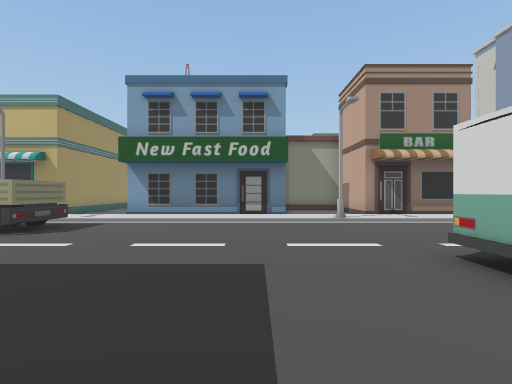
View 1 (above)

23 first-person views from a walk through a scene from a Unity 3-D project. The camera is 1.5 m above the floor, looks level and sees 85° across. The floor is counted in squares, 2 m on a side. Each view is taken from the middle of a square. On the plan, view 1 faces up. The plan holds only what a view shows up to about 10 squares ahead; the rest is blank. The place goes on beyond the plan. Some animated figures are not drawn.

View 2
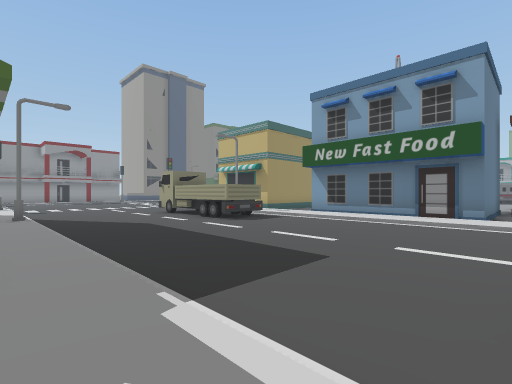

View 3
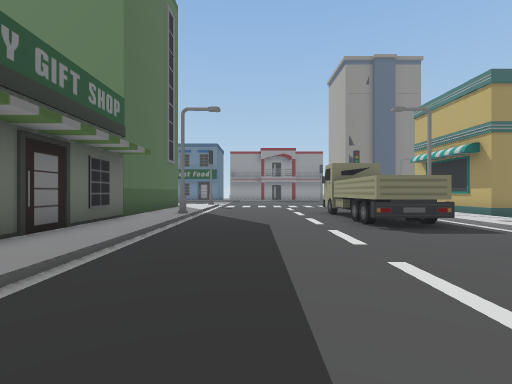

View 4
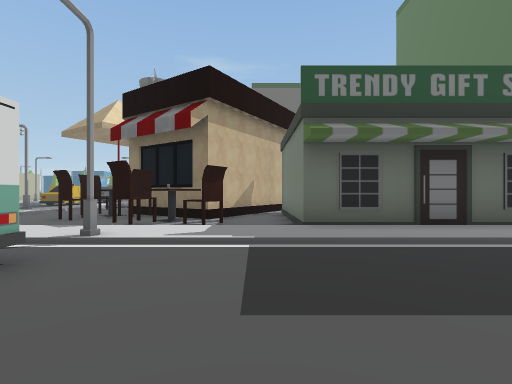

View 5
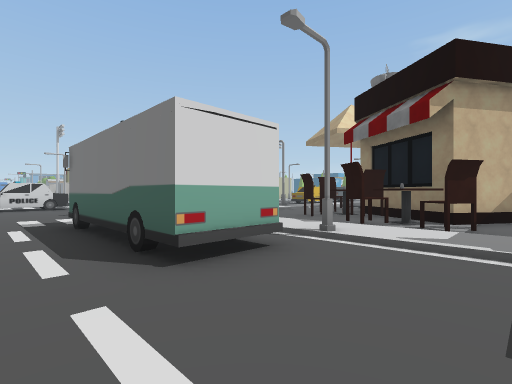

View 6
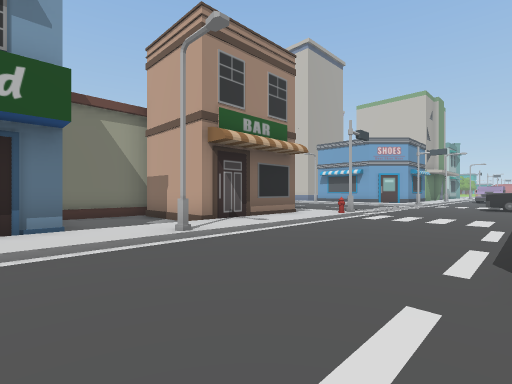

View 7
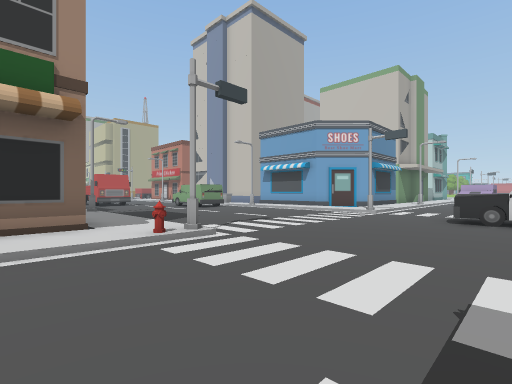

View 8
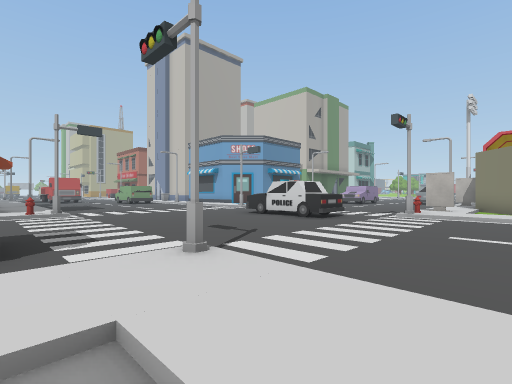

View 9
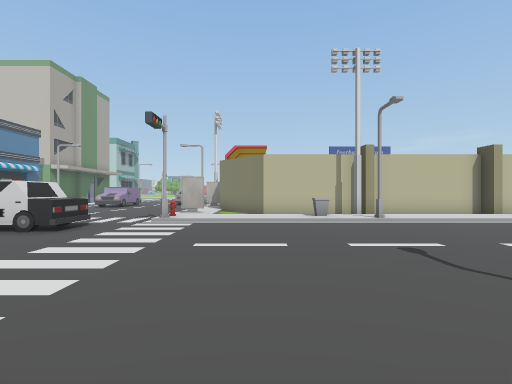

View 10
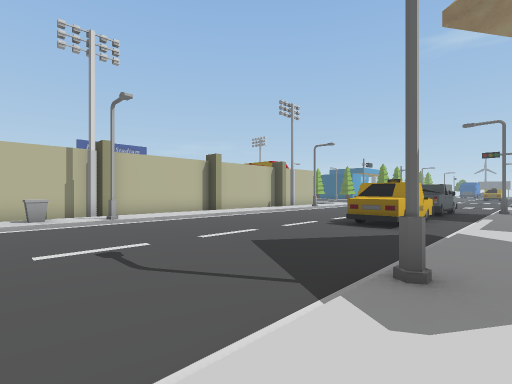

View 11
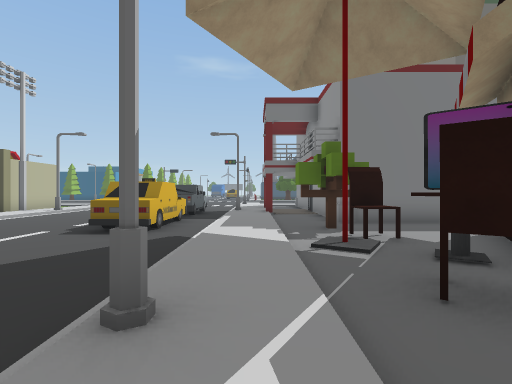

View 12
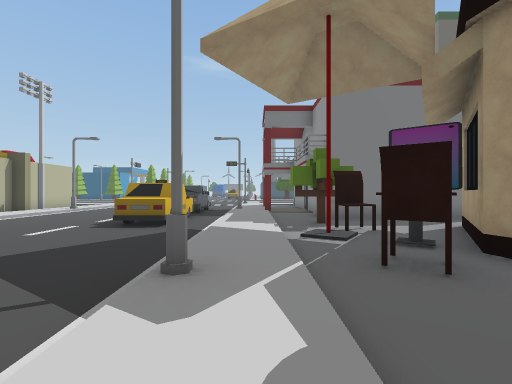

View 13
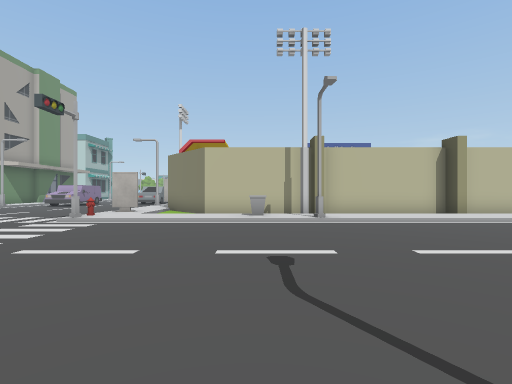

View 14
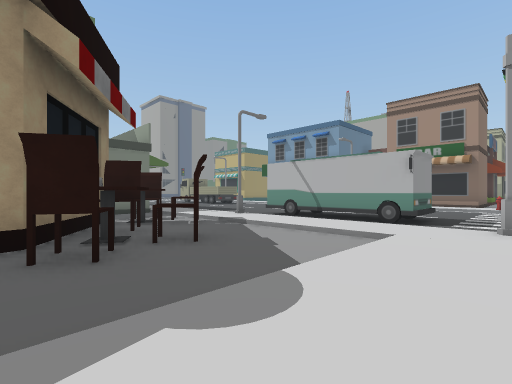

View 15
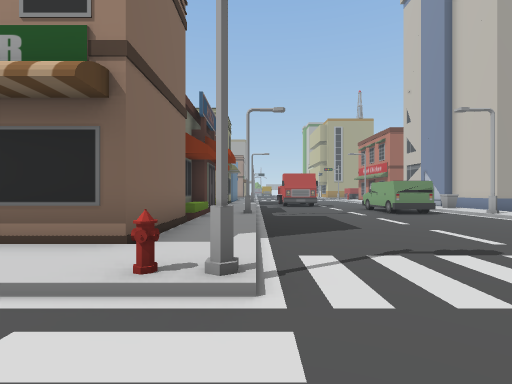

View 16
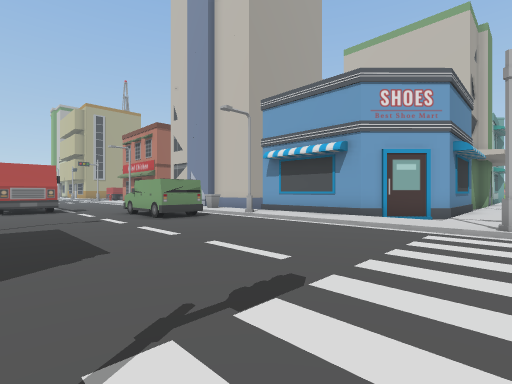

View 17
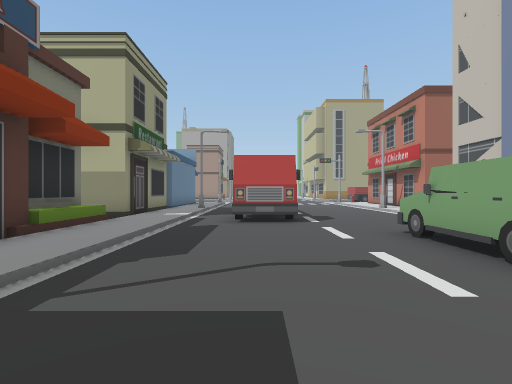

View 18
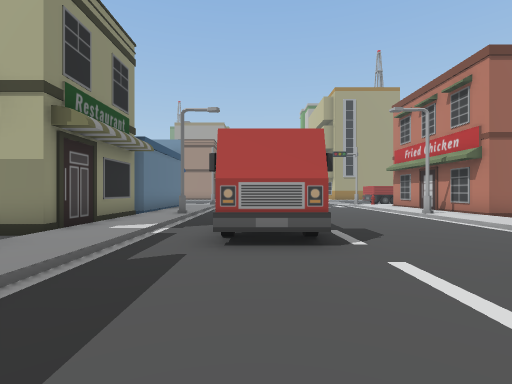

View 19
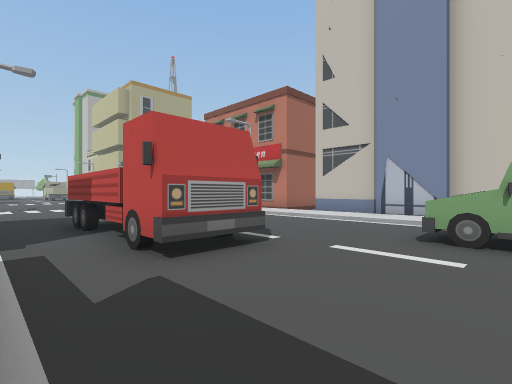

View 20
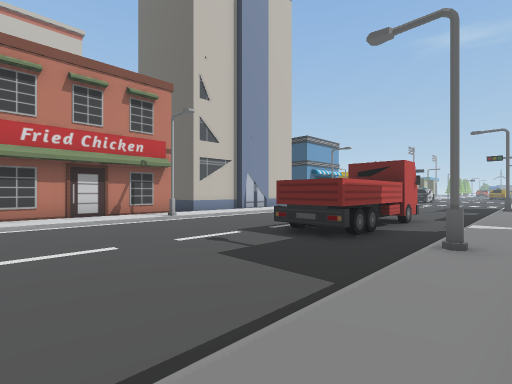

View 21
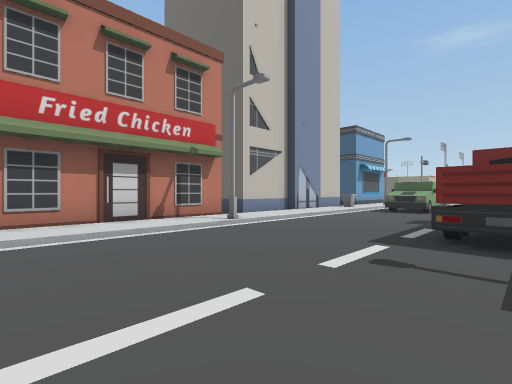

View 22
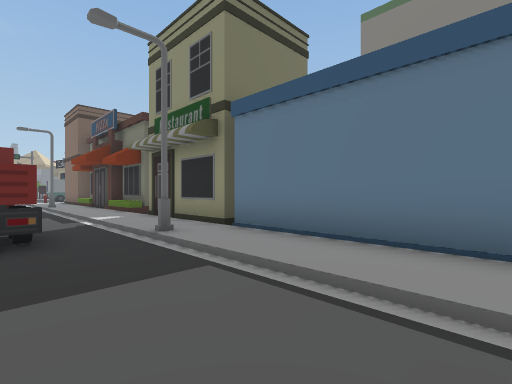

View 23
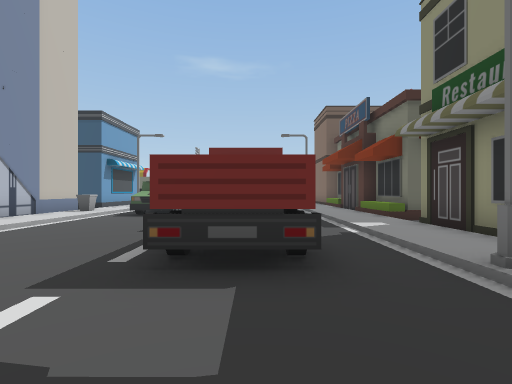

### Floor plan
Key: @ floor where view 1 was taken; # wall or solid block; . main floor; : floor 0.25 m higher than the main floor; / step, stairs or slope; B building; S streetlight; T truck; H hydrant; C car; I billboard; R tree; O other object.
Columns run from 9 left of view 1 to 19 right of it. Each row starts with its distance up from view 1.
 29                 #:/....../:#
 28         B       #:/....../:#
 27         B       #:/....../:#
 26                 #:/....../:#
 25                 #:S......S:#
 24               BBB:/.TT.../:#
 23                 B:/.TT.../:BB
 22                 B:/.T .../:B
 21               BBB:/.TT.../:B
 20                 .:/.TT.../:B
 19                 B:/....../:B
 18                 B:/....OO/:B
 17                 B:/....OO/OB
 16                 B:/....OO/:
 15                 B:S......S:#
 14                 B:/....../:#
 13           BBBB  B:/....../:#
 12           B..#  #:/....../:#
 11           B..#  #:/....../:##
 10 ###  BBBBBB..####:/....../:.#
  9  :::::::::::::::::/....../:::
  8   S/////////S////H/......#
  7  T TT......................
  6 TTTTT......................
  5 .......................C
  4 .......................CC  ..
  3 ............OOOOO......CC....
  2 ............OOOOO......CC...
  1 //S/////////S/////#....../O/
  0 :::::::::@::::::::/....../:I:
 -1 BBB######.O.O....:/....../: .
 -2   B     #.OOO....:/....../: #
 -3   B     #.##OOO..:/....../: #
 -4   B     #.###OO..:/....../O #
 -5   B     ### ##...:/....../: #
 -6              #.O.:S......S:##
 -7              ##..:/....../: #
 -8             ##OO/:/....../: #
 -9             #..O/:/....../: #
-10             .....:/OO..../:##
-11            ....RR:/OO..../: #
-12           #####..:/O  .../  #
-13               #..:/O  .../: #
-14               #..:/TT  ../:
-15                   /TT

Positions as (right, up) in squares from view 1, and headings:
1: (0, 0), facing up
2: (2, 0), facing up-left
3: (1, 3), facing left
4: (0, 5), facing down
5: (0, 5), facing down-right
6: (0, 4), facing up-right
7: (6, 4), facing up-right
8: (7, -2), facing up-right
9: (8, -2), facing right
10: (8, -3), facing down-right
11: (8, -4), facing down
12: (8, -3), facing down
13: (9, -4), facing right
14: (9, -5), facing up-left
15: (9, 6), facing up
16: (10, 8), facing up-right
17: (11, 13), facing up
18: (11, 16), facing up
19: (9, 17), facing up-right
20: (8, 29), facing down-right
21: (11, 29), facing down-right
22: (11, 29), facing down-left
23: (11, 27), facing down
